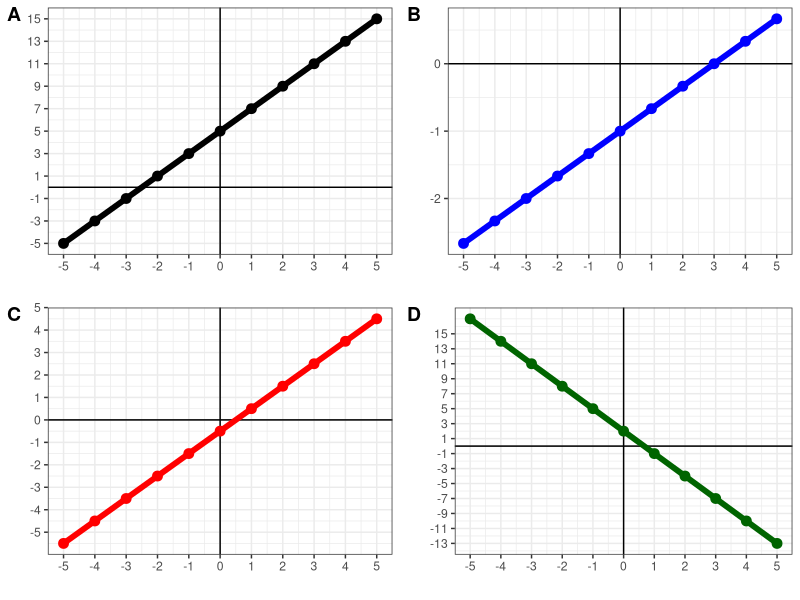
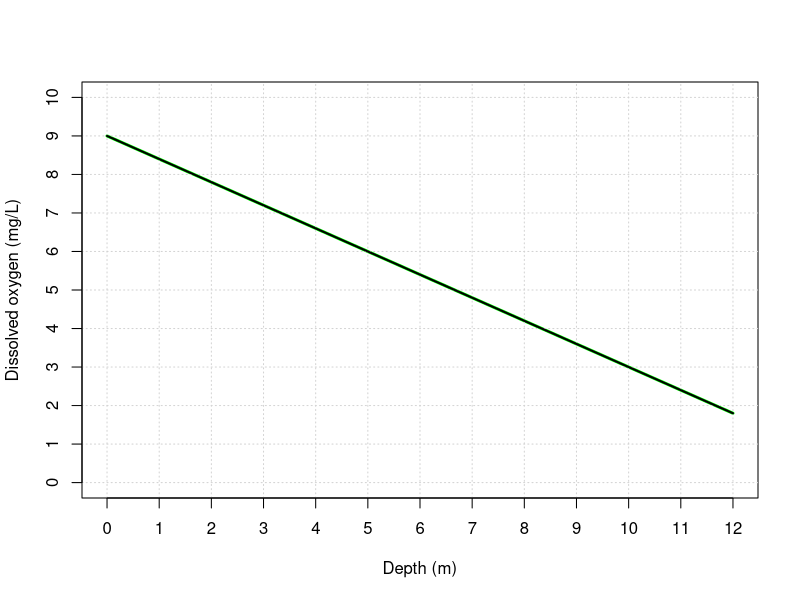
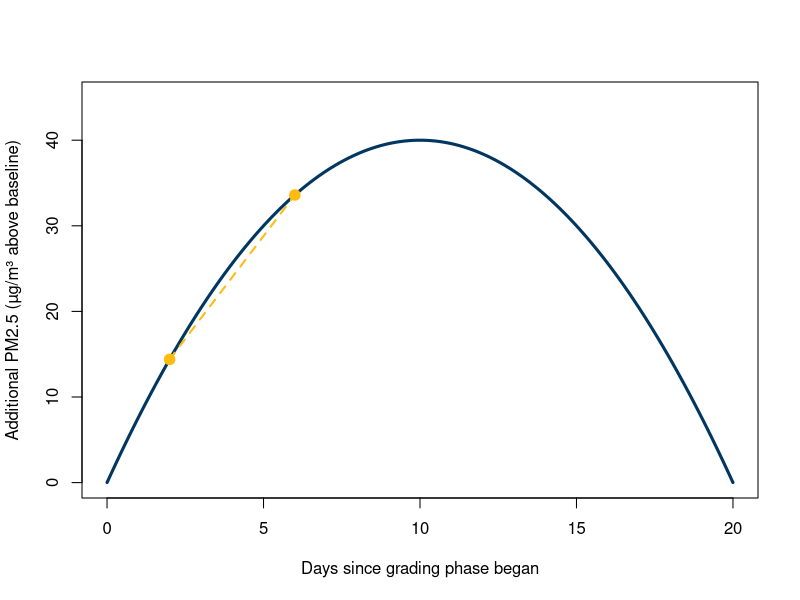
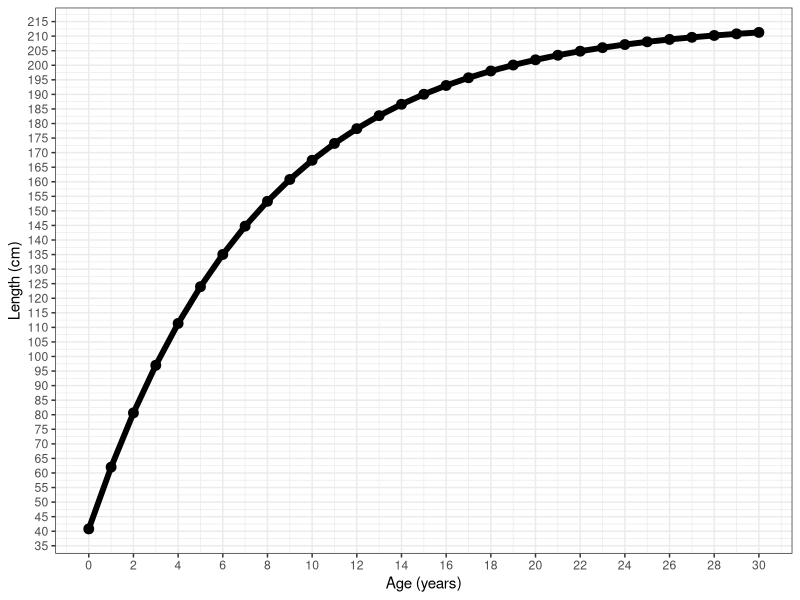

The R source for these figures, in order:
## ---- chunk 1
knitr::opts_chunk$set(echo = TRUE,message=FALSE,warning=FALSE)

library(tidyverse)
## ---- chunk 2

x=seq(-5,5)

y=2*x+5

w=(1/3)*x-1

z=x-0.5

u=-3*x+2

p1<-ggplot()+
  geom_hline(yintercept=0)+
  geom_vline(xintercept = 0)+
  geom_point(aes(x=x,y=y),size=3,color="black")+
  geom_line(aes(x=x,y=y),size=2,color="black")+
  theme_bw()+
  theme(axis.line = element_blank())+
  scale_y_continuous(breaks=seq(-5,15,2))+
  scale_x_continuous(breaks=seq(-5,5,by=1))+
  labs(x="",y="")

p2<-ggplot()+
  geom_hline(yintercept=0)+
  geom_vline(xintercept = 0)+
  geom_point(aes(x=x,y=w),size=3,color="blue")+
  geom_line(aes(x=x,y=w),size=2,color="blue")+
  theme_bw()+
  theme(axis.line = element_blank())+
  scale_y_continuous(breaks=seq(-3,3,1))+
  scale_x_continuous(breaks=seq(-5,5,by=1))+
  labs(x="",y="")

p3<-ggplot()+
  geom_hline(yintercept=0)+
  geom_vline(xintercept = 0)+
  geom_point(aes(x=x,y=z),size=3,color="red")+
  geom_line(aes(x=x,y=z),size=2,color="red")+
  theme_bw()+
  theme(axis.line = element_blank())+
  scale_y_continuous(breaks=seq(-5,5,1))+
  scale_x_continuous(breaks=seq(-5,5,by=1))+
  labs(x="",y="")

p4<-ggplot()+
  geom_hline(yintercept=0)+
  geom_vline(xintercept = 0)+
  geom_point(aes(x=x,y=u),size=3,color="darkgreen")+
  geom_line(aes(x=x,y=u),size=2,color="darkgreen")+
  theme_bw()+
  theme(axis.line = element_blank())+
  scale_y_continuous(breaks=seq(-15,15,2))+
  scale_x_continuous(breaks=seq(-5,5,by=1))+
  labs(x="",y="")

cowplot::plot_grid(p1,p2,p3,p4,labels=c("A","B","C","D"))

## ---- chunk 3
#| echo: false
#| fig-align: center
#| out-width: "70%"
depth <- seq(0, 12, length.out = 100)
DO <- -0.6*depth + 9

plot(depth, DO, type = "l", lwd = 3, col = "green",
     xlim = c(0, 12), ylim = c(0, 10),
     xlab = "Depth (m)", ylab = "Dissolved oxygen (mg/L)",
     xaxt = "n", yaxt = "n")
abline(h = seq(0, 10, by = 1), col = "lightgray", lty = "dotted")
abline(v = seq(0, 12, by = 1), col = "lightgray", lty = "dotted")
axis(1, at = seq(0, 12, by = 1))
axis(2, at = seq(0, 10, by = 1))
lines(depth, DO, lwd = 2)
## ---- chunk 4
#| echo: false
#| fig-align: center
#| out-width: "95%"
t <- seq(0, 20, length.out = 200)
P <- 8*t - 0.4*t^2

plot(t, P, type = "l", lwd = 3, col = "#003660",
     xlim = c(0, 20), ylim = c(0, 45),
     xlab = "Days since grading phase began", ylab = "Additional PM2.5 (µg/m³ above baseline)")
points(c(2,6), c(8*2-0.4*2^2, 8*6-0.4*6^2), pch = 19, cex = 1.4, col = "#FEBC11")
segments(2, 8*2-0.4*2^2, 6, 8*6-0.4*6^2, col = "#FEBC11", lwd = 2, lty = 2)
## ---- chunk 5
#| code-fold: true
#| code-summary: "Show the code"

vb<-function(a,l,k,t0){
  l*(1-exp(-k*(a-t0)))
}

x=seq(0,30)

length=vb(x,214.8,.13,-1.62)

p1<-ggplot()+
  geom_point(aes(x=x,y=length),color="black",size=3)+
  geom_line(aes(x=x,y=length),color="black",size=2)+
  theme_bw()+
  scale_y_continuous(breaks=seq(35,215,5))+
  scale_x_continuous(breaks=seq(0,32,by=2))+
  labs(x="Age (years)",y="Length (cm)")

p1
